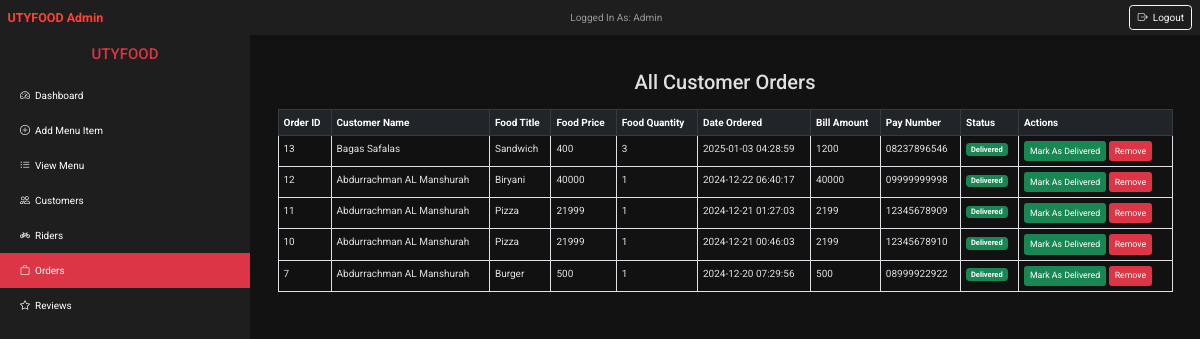
The page /allcustomer_orders (signed in) on the database its author committed.
### tables this page shows
CREATE TABLE Ordered (
        Order_Id        INTEGER PRIMARY KEY AUTOINCREMENT,
        customer_id	    int NOT NULL,
        food_no	        int NOT NULL,
        pay_id	        int NOT NULL,
        ordered_date	TIMESTAMP DEFAULT CURRENT_TIMESTAMP,
        quantity	    int DEFAULT 0,
        pay_amount	    int NOT NULL CHECK("pay_amount" > 0),
        order_status    VARCHAR(10) default 'Issued' CHECK(order_status='Pending' OR order_status='Delivered' OR order_status='Issued'), 
        rider_id        int NULL,   
        FOREIGN KEY(pay_id) REFERENCES Payment(pay_id) on delete set NULL,
        FOREIGN KEY(food_no) REFERENCES FOOD(food_no) on delete cascade,
        FOREIGN KEY(customer_id) REFERENCES CUSTOMERS(customer_id) on delete cascade
        FOREIGN KEY (rider_id) REFERENCES Riders(rider_id) on delete set NULL
        );

CREATE TABLE Customers(
        customer_id    INTEGER PRIMARY KEY AUTOINCREMENT,
        phone_no       varchar (25),
        user_name      VARCHAR (30),
        first_name     VARCHAR (30),
        last_name      VARCHAR (30),
        password        VARCHAR (30),
        address        VARCHAR (100),
        email          VARCHAR (50),
        admin_id        int not null,
        FOREIGN KEY (ADMIN_ID) REFERENCES ADMIN(ADMIN_ID)
        );

CREATE TABLE Food
    (
        food_no          INTEGER PRIMARY KEY AUTOINCREMENT ,
        food_image       VARCHAR(300) ,
        food_price       int,
        food_title       VARCHAR (100) ,
        food_description VARCHAR (500) ,
        admin_id         int NOT NULL,
        FOREIGN KEY (ADMIN_ID) REFERENCES ADMIN(ADMIN_ID)
    );

CREATE TABLE PAYMENT
    (
        pay_id                INTEGER PRIMARY KEY AUTOINCREMENT,
        pay_number            VARCHAR (15),
        customer_id           INT NOT NULL,
        FOREIGN KEY(customer_id) REFERENCES CUSTOMERS(customer_id) on delete cascade
    );

### app.py (the view)
@app.route('/allcustomer_orders')
def allOrders():
    if "email" and "password" in session:
        orderDetails = db.returnAllOrderDetailsOfCustomerWithJoins()
        orderDetails = orderDetails.fetchall()
        return render_template('AllorderDetails.html', orderDetails=orderDetails)
    return redirect(url_for('adminLogin'))

### database.py (called while the page is built)
    @staticmethod
    def returnAllOrderDetailsOfCustomerWithJoins():
        connection = s.connect("foodSystem.db")
        cursor = connection.cursor()
        orderDetails = cursor.execute(f'''
        SELECT Customers.first_name, Customers.last_name, ORDERED.Order_ID, FOOD.food_title, FOOD.food_price, FOOD.food_image, ORDERED.ordered_date,
        ORDERED.quantity, ORDERED.pay_amount, Payment.pay_number, ORDERED.order_status FROM ORDERED
        INNER JOIN CUSTOMERS
        ON ORDERED.customer_id = CUSTOMERS.customer_id
        INNER JOIN PAYMENT
        ON ORDERED.pay_id = PAYMENT.pay_id
        INNER JOIN FOOD
        ON ORDERED.food_no = FOOD.food_no
        order by ORDERED.Order_ID DESC
        ''')
        return orderDetails

### templates/AllorderDetails.html (shortened to what this page needs)
{% extends 'adminBase.html' %}
{% block body %}
<div class="container mt-4">
    <h2 class="text-center mb-4">All Customer Orders</h2>
    {% if orderDetails|length != 0 %}
    <div class="table-responsive">
        <table class="table table-striped table-bordered">
            <thead class="table-dark">
                <tr>
                    <th>Order ID</th>
                    <th>Customer Name</th>
                    <th>Food Title</th>
                    <th>Food Price</th>
                    <th>Food Quantity</th>
                    <th>Date Ordered</th>
                    <th>Bill Amount</th>
                    <th>Pay Number</th>
                    <th>Status</th>
                    <th>Actions</th>
                </tr>
            </thead>
            <tbody>
                {% for order in orderDetails %}
                <tr>
                    <td>{{ order[2] }}</td>
                    <td>{{ order[0] }} {{ order[1] }}</td>
                    <td>{{ order[3] }}</td>
                    <td>{{ order[4] }}</td>
                    <td>{{ order[7] }}</td>
                    <td>{{ order[6] }}</td>
                    <td>{{ order[8] }}</td>
                    <td>{{ order[9] }}</td>
                    <td>
                        <span class="badge {% if order[10] == 'Delivered' %}bg-success{% else %}bg-warning{% endif %}">
                            {{ order[10] }}
                        </span>
                    </td>
                    <td>
                        <a href="/update_orderMarked/{{ order[2] }}" class="btn btn-success btn-sm">Mark as Delivered</a>
                        <a href="/remove_order/{{ order[2] }}" class="btn btn-danger btn-sm">Remove</a>
                    </td>
                </tr>
                {% endfor %}
            </tbody>
        </table>
    </div>
    {% else %}
    <p class="text-center text-muted fs-5">Customers haven't ordered anything yet.</p>
    {% endif %}
</div>
{% endblock body %}

### static/css/style.css (style rules this page uses)
:root { --main-color: #f12424; --black: #13131a; --bg: #010103; --border: .1rem solid rgba(255, 255, 255, .3); --primary-color: #ff4136; --secondary-color: #ffdc00; --bg-dark: #121212; --bg-darker: #1e1e1e; --text-light: #e0e0e0; }
* { margin: 0; padding: 0; font-family: 'Roboto', sans-serif; outline: none; border: none; box-sizing: border-box; text-decoration: none; text-transform: capitalize; transition: .2s linear; }
body { background: var(--bg) }
html { font-size: 62.5%; overflow-x: hidden; scroll-padding-top: 9rem; scroll-behavior: smooth; }

### templates/adminBase.html (style rules this page uses)
:root { --bs-body-bg: #121212; --bs-body-color: #e0e0e0; --bs-primary: #dc3545; --bs-primary-rgb: 220, 53, 69; }
body { display: flex; min-height: 100vh; flex-direction: column; background-color: var(--bs-body-bg); color: var(--bs-body-color); }
.table { color: var(--bs-body-color); }

### rows shown on the page
Ordered: Order_Id "13", first_name "Bagas", last_name "Safalas", food_title "Sandwich", food_price "400", quantity "3", ordered_date "2025-01-03 04:28:59", pay_amount "1200", pay_number "08237896546", order_status "Delivered"
Ordered: Order_Id "12", first_name "Abdurrachman", last_name "AL Manshurah", food_title "Biryani", food_price "40000", quantity "1", ordered_date "2024-12-22 06:40:17", pay_amount "40000", pay_number "09999999998", order_status "Delivered"
Ordered: Order_Id "11", first_name "Abdurrachman", last_name "AL Manshurah", food_title "Pizza", food_price "21999", quantity "1", ordered_date "2024-12-21 01:27:03", pay_amount "2199", pay_number "12345678909", order_status "Delivered"
Ordered: Order_Id "10", first_name "Abdurrachman", last_name "AL Manshurah", food_title "Pizza", food_price "21999", quantity "1", ordered_date "2024-12-21 00:46:03", pay_amount "2199", pay_number "12345678910", order_status "Delivered"
Ordered: Order_Id "7", first_name "Abdurrachman", last_name "AL Manshurah", food_title "Burger", food_price "500", quantity "1", ordered_date "2024-12-20 07:29:56", pay_amount "500", pay_number "08999922922", order_status "Delivered"
